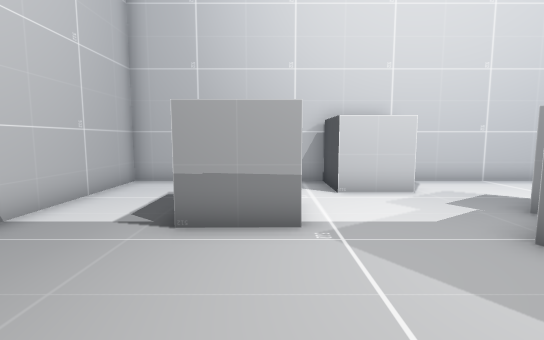
[1] (above)

16 first-person views from a walk through a 3-D level made in the Unity game engine. The camera is 1.4 m above the floor, tilts 6° down and sees 85° across. The floor is counted in squares, 1 m on a side. Each view is taken from the middle of a square. On the plan, view 1 faces up. The plan holds only what a view shows up to about 14 squares ahead; the rest is blank.

[2]
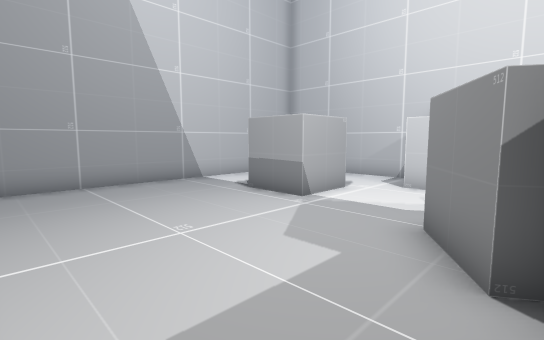

[3]
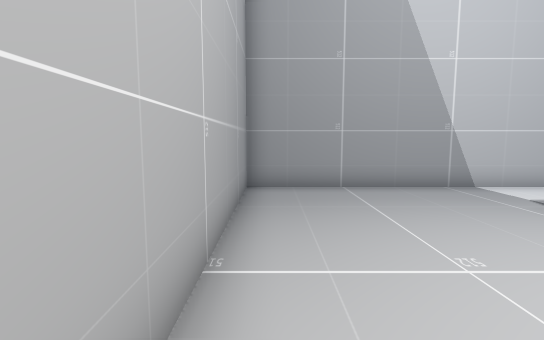

[4]
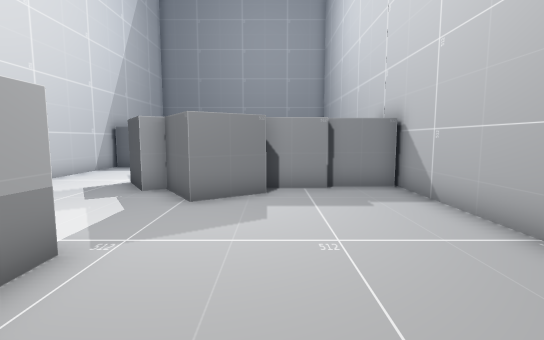

[5]
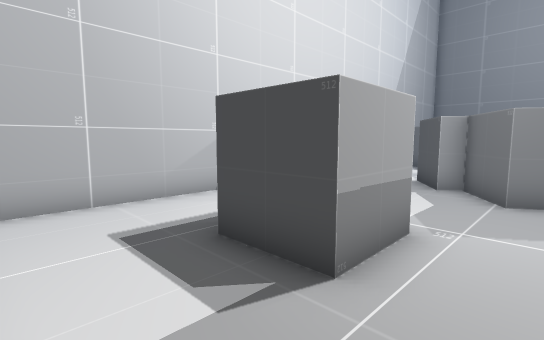

[6]
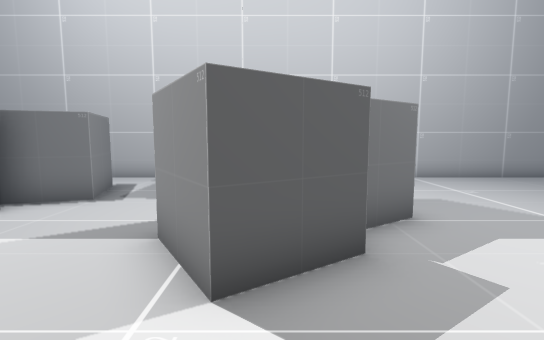

[7]
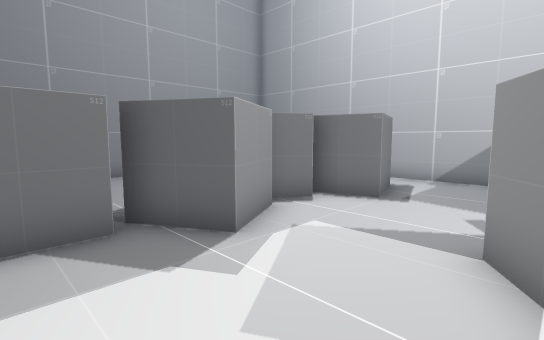

[8]
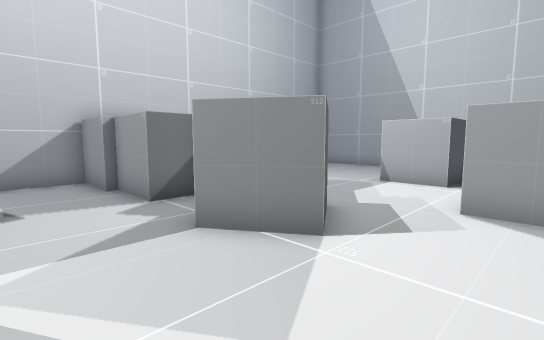

[9]
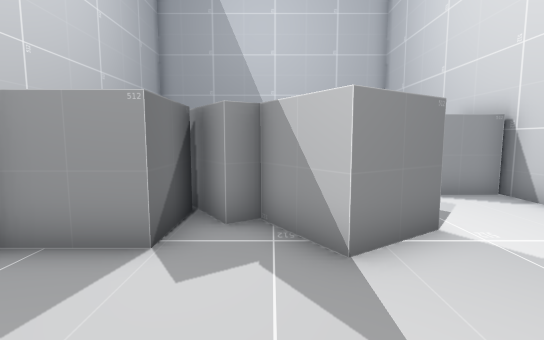

[10]
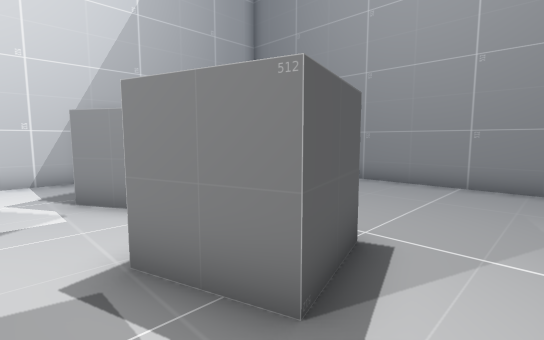

[11]
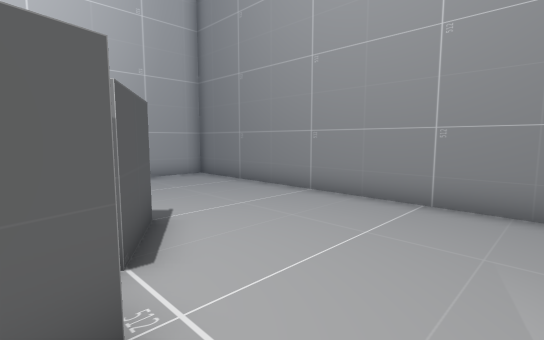

[12]
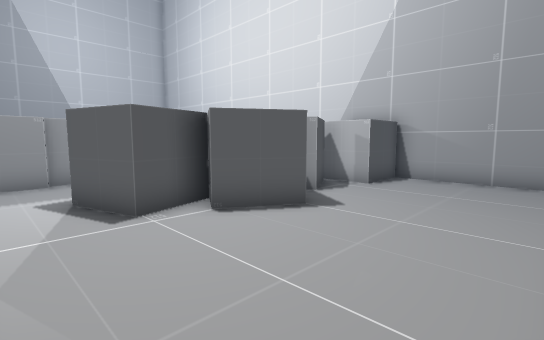

[13]
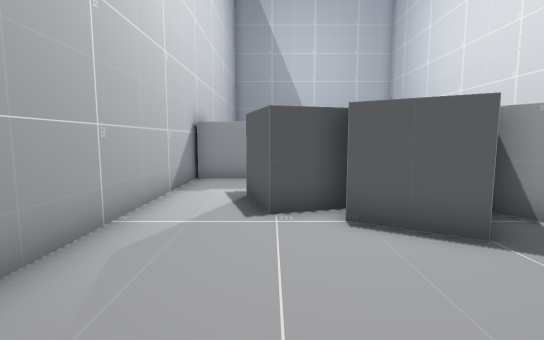

[14]
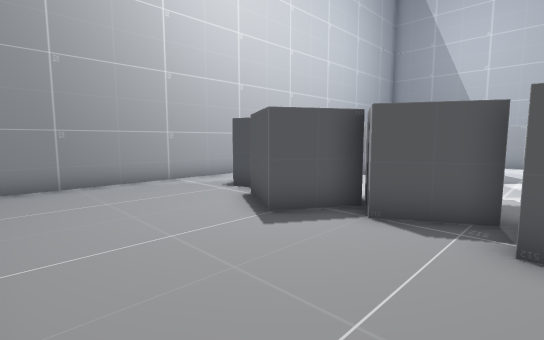

[15]
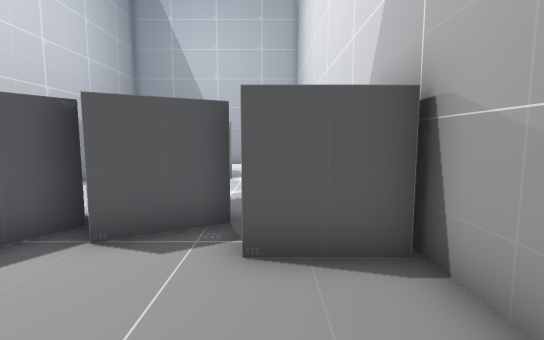

[16]
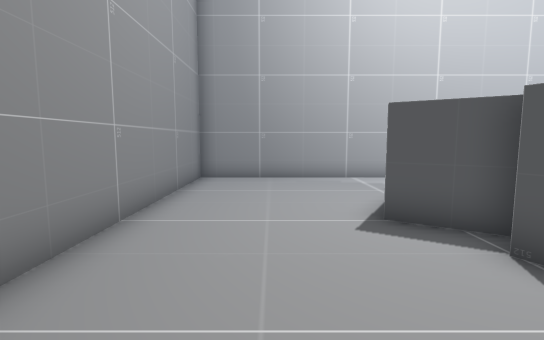

### Floor plan
Points are (right, up) in squares from view 1. A wall is a line through its corners. A room is listed if a view was taken in it or the views show most of it. See-through windows are left out.
Room 1 (views 1, 2, 3, 4, 5)
walls: (0.5, 4.6) (-1.5, 4.6) (-1.6, 6.6) (0.4, 6.6) (0.5, 4.6); (4.6, 2.2) (3.5, 3.8) (5.2, 4.9) (4.9, 5.5); (3.7, 7.7) (1.7, 7.6) (1.7, 9.8) (-4.6, 9.8) (-4.6, -1.7) (6, -1.7); (5.3, 0.4) (5.3, 2.5); (5.6, -1.6) (5.6, 0.5)
ways out: opening at (5, 7) to room 2
Room 2 (views 6, 7, 8, 9, 10, 11)
walls: (11.4, 4.6) (10.4, 6.3) (12.2, 7.3); (11.3, 3.3) (11.9, 4.2); (11.6, 7.6) (11.6, 8.9); (4.9, 5.5) (6.5, 6.6) (7.6, 4.9) (5.9, 3.8) (6.3, 3.2); (5.3, 2.5) (7.3, 2.5) (7.3, 0.4); (7.6, 0.5) (7.6, -1.6); (11.1, 9.8) (3.4, 9.8); (12.6, 1) (10.7, 0.4) (10.1, 2.3) (11.8, 2.8); (7, -1.7) (12.4, -1.7); (3.7, 9.7) (3.7, 7.7)
ways out: opening at (5, 7) to room 1; opening at (12, -0.5) to room 3
Room 3 (views 12, 13, 14, 15, 16)
walls: (12.2, 5.1) (14.1, 4) (13, 2.3); (12, 2.9) (12.6, 1); (12.2, 7.3) (13.2, 5.6) (11.4, 4.6); (13.6, 9.8) (13.6, 7.7) (11.9, 7.7); (12.4, -1.7) (18.6, -1.7) (18.6, 9.8) (13.2, 9.8)
ways out: opening at (12, -0.5) to room 2

Positions as (right, up) in squares from view 1, and headings:
1: (0, 0), facing up
2: (5, -1), facing up-left
3: (4, -1), facing left
4: (-3, 2), facing right
5: (-4, 3), facing up-right
6: (6, 9), facing down
7: (7, 9), facing down-right
8: (10, 9), facing down-left
9: (11, 4), facing left
10: (9, -1), facing up-right
11: (12, -1), facing up-right
12: (18, -1), facing up-left
13: (18, 1), facing left
14: (18, 8), facing down-left
15: (17, 8), facing left
16: (16, 9), facing down
